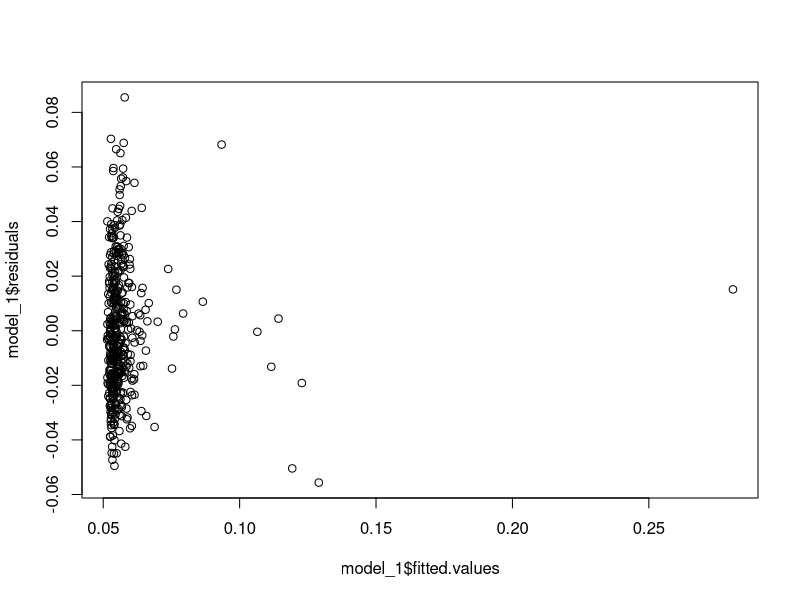

The R script that drew this image:
#Chad Huntebrinker

#Load the library and data in to R
library(readxl)
excel_data <- read_excel("CDI_Data.xlsx")

#Problem 8.37
excel_data$Pop_Density <- excel_data$Total_Pop / excel_data$Land_Area
Crime_Rate <- excel_data$Serious_Crimes / excel_data$Total_Pop
Pop_Density.c <- excel_data$Pop_Density - mean(excel_data$Pop_Density)
Unemployment.c <- excel_data$Unemployment - mean(excel_data$Unemployment)

model_1 <- lm(Crime_Rate~Pop_Density.c + Unemployment.c + I(Pop_Density.c^2) +
                I(Unemployment.c^2) + Pop_Density.c*Unemployment.c)
sum_of_model_1 <- summary(model_1)

plot(model_1$residuals~model_1$fitted.values)

sum_of_model_1
#Multiple R-squared:  0.2485,	Adjusted R-squared:  0.2398
#The second-order model appears to fit the data pretty well, although there are some outliers
#in the regression function

#Problem 8.37b
#H0: p_value > 0.01, drop the quadratic and interaction terms
#Ha: p_value < 0.01, keep the quadratic and interaction terms
reduced_model <- lm(Crime_Rate~Pop_Density.c + Unemployment.c)
anova(reduced_model, model_1)
#p_value = 0.02278 > 0.01
0.02278 > 0.01
#H0 is true, so drop those terms

#Problem 8.37c
#Problem doesn't specify whether these variables need to be centered or not.
#So, I will do both.
model_2 <- lm(Crime_Rate~Total_Pop + Land_Area + Unemployment + I(Total_Pop^2),
              data = excel_data)
summary(model_2)
#Multiple R-squared:  0.1444,	Adjusted R-squared:  0.1365

Total_Pop.c <- excel_data$Total_Pop - mean(excel_data$Total_Pop)
Land_Area.c <- excel_data$Land_Area - mean(excel_data$Land_Area)

model_3 <- lm(Crime_Rate~Total_Pop.c + Land_Area.c + Unemployment.c + I(Total_Pop.c^2))
summary(model_3)
#Multiple R-squared:  0.1444,	Adjusted R-squared:  0.1365

#While the coefficients are different, they both are on the lower end of the spectrum.
